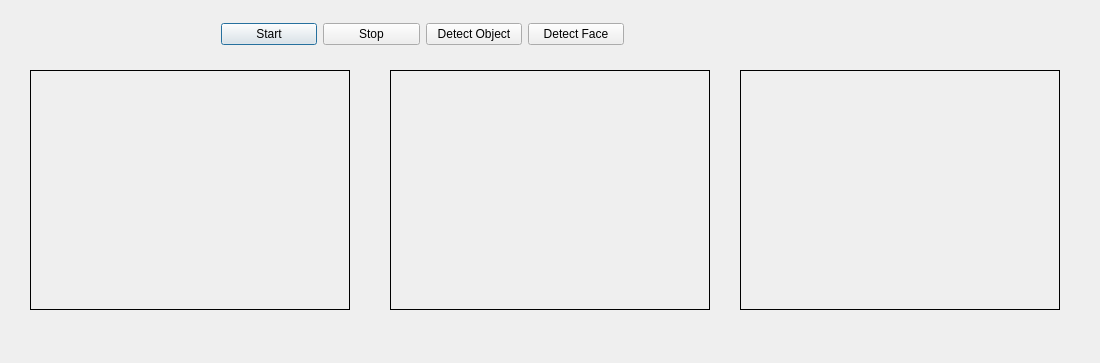
<?xml version="1.0" encoding="UTF-8"?>
<ui version="4.0">
 <class>Dialog</class>
 <widget class="QDialog" name="Dialog">
  <property name="geometry">
   <rect>
    <x>0</x>
    <y>0</y>
    <width>1100</width>
    <height>363</height>
   </rect>
  </property>
  <property name="windowTitle">
   <string>Dialog</string>
  </property>
  <widget class="QLabel" name="imgLabel">
   <property name="geometry">
    <rect>
     <x>30</x>
     <y>70</y>
     <width>320</width>
     <height>240</height>
    </rect>
   </property>
   <property name="frameShape">
    <enum>QFrame::Box</enum>
   </property>
   <property name="text">
    <string/>
   </property>
  </widget>
  <widget class="QLabel" name="processedImgLabel">
   <property name="geometry">
    <rect>
     <x>390</x>
     <y>70</y>
     <width>320</width>
     <height>240</height>
    </rect>
   </property>
   <property name="frameShape">
    <enum>QFrame::Box</enum>
   </property>
   <property name="text">
    <string/>
   </property>
  </widget>
  <widget class="QLabel" name="processedImgLabel_2">
   <property name="geometry">
    <rect>
     <x>740</x>
     <y>70</y>
     <width>320</width>
     <height>240</height>
    </rect>
   </property>
   <property name="frameShape">
    <enum>QFrame::Box</enum>
   </property>
   <property name="text">
    <string/>
   </property>
  </widget>
  <widget class="QWidget" name="">
   <property name="geometry">
    <rect>
     <x>221</x>
     <y>20</y>
     <width>403</width>
     <height>29</height>
    </rect>
   </property>
   <layout class="QHBoxLayout" name="horizontalLayout">
    <item>
     <widget class="QPushButton" name="startButton">
      <property name="text">
       <string>Start</string>
      </property>
     </widget>
    </item>
    <item>
     <widget class="QPushButton" name="stopButton">
      <property name="text">
       <string>Stop</string>
      </property>
     </widget>
    </item>
    <item>
     <widget class="QPushButton" name="detectObjectButton">
      <property name="text">
       <string>Detect Object</string>
      </property>
     </widget>
    </item>
    <item>
     <widget class="QPushButton" name="detectFaceButton">
      <property name="text">
       <string>Detect Face</string>
      </property>
     </widget>
    </item>
   </layout>
  </widget>
 </widget>
 <resources/>
 <connections/>
</ui>
